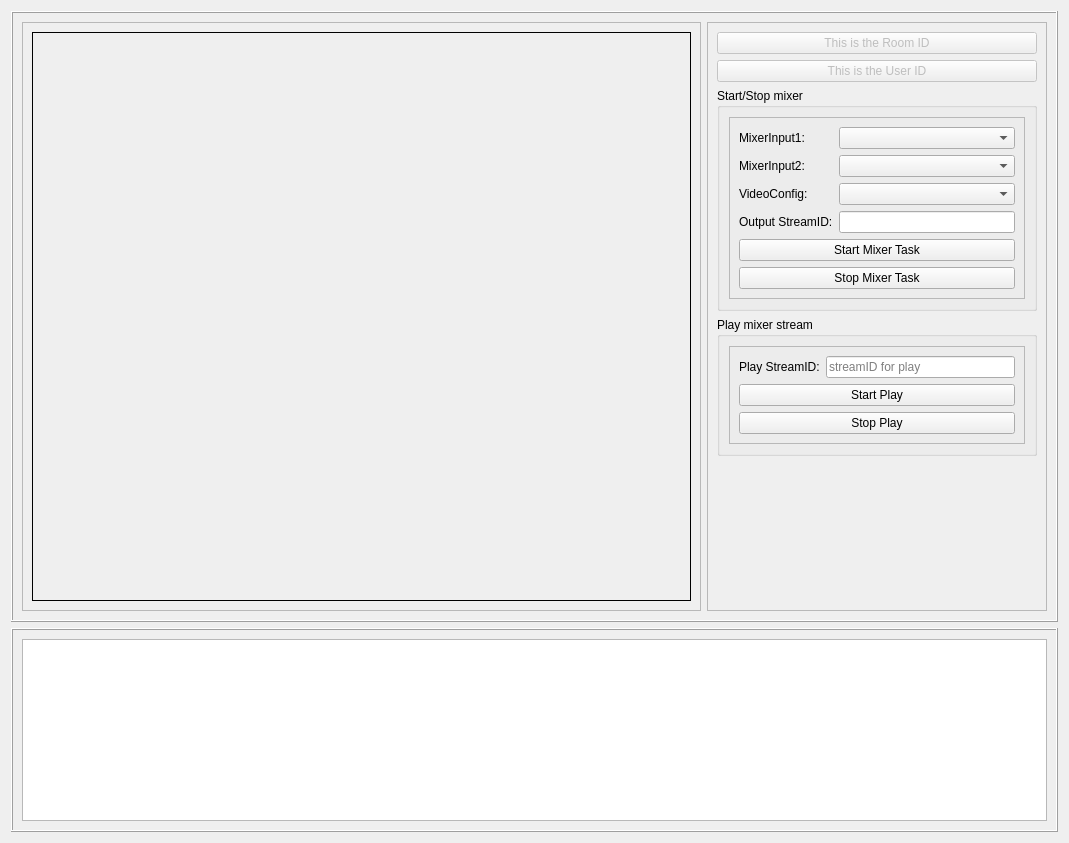
<?xml version="1.0" encoding="UTF-8"?>
<ui version="4.0">
 <class>ZegoMixerDemo</class>
 <widget class="QWidget" name="ZegoMixerDemo">
  <property name="geometry">
   <rect>
    <x>0</x>
    <y>0</y>
    <width>1069</width>
    <height>843</height>
   </rect>
  </property>
  <property name="windowTitle">
   <string>Form</string>
  </property>
  <layout class="QVBoxLayout" name="verticalLayout_3" stretch="3,1">
   <item>
    <widget class="QFrame" name="frame">
     <property name="frameShape">
      <enum>QFrame::Box</enum>
     </property>
     <property name="frameShadow">
      <enum>QFrame::Raised</enum>
     </property>
     <layout class="QHBoxLayout" name="horizontalLayout" stretch="2,1">
      <item>
       <widget class="QFrame" name="frame_6">
        <property name="frameShape">
         <enum>QFrame::StyledPanel</enum>
        </property>
        <property name="frameShadow">
         <enum>QFrame::Raised</enum>
        </property>
        <layout class="QVBoxLayout" name="verticalLayout_6">
         <item>
          <widget class="QFrame" name="frame_mixer_video">
           <property name="sizePolicy">
            <sizepolicy hsizetype="Preferred" vsizetype="Expanding">
             <horstretch>0</horstretch>
             <verstretch>0</verstretch>
            </sizepolicy>
           </property>
           <property name="frameShape">
            <enum>QFrame::Box</enum>
           </property>
          </widget>
         </item>
        </layout>
       </widget>
      </item>
      <item>
       <widget class="QFrame" name="frame_2">
        <property name="maximumSize">
         <size>
          <width>500</width>
          <height>16777215</height>
         </size>
        </property>
        <property name="frameShape">
         <enum>QFrame::StyledPanel</enum>
        </property>
        <property name="frameShadow">
         <enum>QFrame::Raised</enum>
        </property>
        <layout class="QVBoxLayout" name="verticalLayout" stretch="0,0,0,0,1">
         <item>
          <widget class="QPushButton" name="pushButton_roomID">
           <property name="enabled">
            <bool>false</bool>
           </property>
           <property name="text">
            <string>This is the Room ID</string>
           </property>
          </widget>
         </item>
         <item>
          <widget class="QPushButton" name="pushButton_userID">
           <property name="enabled">
            <bool>false</bool>
           </property>
           <property name="text">
            <string>This is the User ID</string>
           </property>
          </widget>
         </item>
         <item>
          <widget class="QGroupBox" name="groupBox">
           <property name="title">
            <string>Start/Stop mixer</string>
           </property>
           <layout class="QHBoxLayout" name="horizontalLayout_2">
            <item>
             <widget class="QFrame" name="frame_3">
              <property name="frameShape">
               <enum>QFrame::StyledPanel</enum>
              </property>
              <property name="frameShadow">
               <enum>QFrame::Raised</enum>
              </property>
              <layout class="QFormLayout" name="formLayout">
               <item row="0" column="0">
                <widget class="QLabel" name="label_4">
                 <property name="text">
                  <string>MixerInput1:</string>
                 </property>
                </widget>
               </item>
               <item row="0" column="1">
                <widget class="QComboBox" name="comboBox_input_streamID1"/>
               </item>
               <item row="1" column="0">
                <widget class="QLabel" name="label_11">
                 <property name="text">
                  <string>MixerInput2:</string>
                 </property>
                </widget>
               </item>
               <item row="1" column="1">
                <widget class="QComboBox" name="comboBox_input_streamID2"/>
               </item>
               <item row="2" column="0">
                <widget class="QLabel" name="label_13">
                 <property name="text">
                  <string>VideoConfig:</string>
                 </property>
                </widget>
               </item>
               <item row="2" column="1">
                <widget class="QComboBox" name="comboBox_mixerVideoConfig"/>
               </item>
               <item row="3" column="0">
                <widget class="QLabel" name="label_10">
                 <property name="text">
                  <string>Output StreamID:</string>
                 </property>
                </widget>
               </item>
               <item row="4" column="0" colspan="2">
                <widget class="QPushButton" name="pushButton_start_mixer_task">
                 <property name="text">
                  <string>Start Mixer Task</string>
                 </property>
                </widget>
               </item>
               <item row="5" column="0" colspan="2">
                <widget class="QPushButton" name="pushButton_stop_mixer_task">
                 <property name="text">
                  <string>Stop Mixer Task</string>
                 </property>
                </widget>
               </item>
               <item row="3" column="1">
                <widget class="QLineEdit" name="lineEdit_output_streamID"/>
               </item>
              </layout>
             </widget>
            </item>
           </layout>
          </widget>
         </item>
         <item>
          <widget class="QGroupBox" name="groupBox_2">
           <property name="title">
            <string>Play mixer stream</string>
           </property>
           <layout class="QHBoxLayout" name="horizontalLayout_3">
            <item>
             <widget class="QFrame" name="frame_4">
              <property name="frameShape">
               <enum>QFrame::StyledPanel</enum>
              </property>
              <property name="frameShadow">
               <enum>QFrame::Raised</enum>
              </property>
              <layout class="QFormLayout" name="formLayout_4">
               <item row="1" column="0">
                <widget class="QLabel" name="label_12">
                 <property name="text">
                  <string>Play StreamID:</string>
                 </property>
                </widget>
               </item>
               <item row="1" column="1">
                <widget class="QLineEdit" name="lineEdit_streamID_to_play">
                 <property name="placeholderText">
                  <string>streamID for play</string>
                 </property>
                </widget>
               </item>
               <item row="3" column="0" colspan="2">
                <widget class="QPushButton" name="pushButton_stop_play">
                 <property name="text">
                  <string>Stop Play</string>
                 </property>
                </widget>
               </item>
               <item row="2" column="0" colspan="2">
                <widget class="QPushButton" name="pushButton_start_play">
                 <property name="text">
                  <string>Start Play</string>
                 </property>
                </widget>
               </item>
              </layout>
             </widget>
            </item>
           </layout>
          </widget>
         </item>
         <item>
          <spacer name="verticalSpacer">
           <property name="orientation">
            <enum>Qt::Vertical</enum>
           </property>
           <property name="sizeHint" stdset="0">
            <size>
             <width>20</width>
             <height>40</height>
            </size>
           </property>
          </spacer>
         </item>
        </layout>
       </widget>
      </item>
     </layout>
    </widget>
   </item>
   <item>
    <widget class="QFrame" name="frame_5">
     <property name="sizePolicy">
      <sizepolicy hsizetype="Preferred" vsizetype="Preferred">
       <horstretch>0</horstretch>
       <verstretch>0</verstretch>
      </sizepolicy>
     </property>
     <property name="minimumSize">
      <size>
       <width>300</width>
       <height>0</height>
      </size>
     </property>
     <property name="maximumSize">
      <size>
       <width>16777215</width>
       <height>16777215</height>
      </size>
     </property>
     <property name="frameShape">
      <enum>QFrame::Box</enum>
     </property>
     <property name="frameShadow">
      <enum>QFrame::Raised</enum>
     </property>
     <layout class="QVBoxLayout" name="verticalLayout_2">
      <item>
       <widget class="QTextEdit" name="textEdit_log">
        <property name="html">
         <string>&lt;!DOCTYPE HTML PUBLIC &quot;-//W3C//DTD HTML 4.0//EN&quot; &quot;http://www.w3.org/TR/REC-html40/strict.dtd&quot;&gt;
&lt;html&gt;&lt;head&gt;&lt;meta name=&quot;qrichtext&quot; content=&quot;1&quot; /&gt;&lt;style type=&quot;text/css&quot;&gt;
p, li { white-space: pre-wrap; }
&lt;/style&gt;&lt;/head&gt;&lt;body style=&quot; font-family:'.AppleSystemUIFont'; font-size:13pt; font-weight:400; font-style:normal;&quot;&gt;
&lt;p style=&quot;-qt-paragraph-type:empty; margin-top:0px; margin-bottom:0px; margin-left:0px; margin-right:0px; -qt-block-indent:0; text-indent:0px; font-family:'SimSun'; font-size:9pt;&quot;&gt;&lt;br /&gt;&lt;/p&gt;&lt;/body&gt;&lt;/html&gt;</string>
        </property>
       </widget>
      </item>
     </layout>
    </widget>
   </item>
  </layout>
 </widget>
 <resources/>
 <connections/>
</ui>
